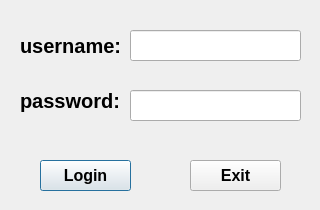
<?xml version="1.0" encoding="UTF-8"?>
<ui version="4.0">
 <class>LoginDialog</class>
 <widget class="QDialog" name="LoginDialog">
  <property name="geometry">
   <rect>
    <x>0</x>
    <y>0</y>
    <width>320</width>
    <height>210</height>
   </rect>
  </property>
  <property name="windowTitle">
   <string>Dialog</string>
  </property>
  <widget class="QLabel" name="user">
   <property name="geometry">
    <rect>
     <x>20</x>
     <y>20</y>
     <width>111</width>
     <height>51</height>
    </rect>
   </property>
   <property name="font">
    <font>
     <pointsize>15</pointsize>
     <weight>75</weight>
     <bold>true</bold>
    </font>
   </property>
   <property name="text">
    <string>username:</string>
   </property>
  </widget>
  <widget class="QLabel" name="pwd">
   <property name="geometry">
    <rect>
     <x>20</x>
     <y>80</y>
     <width>101</width>
     <height>41</height>
    </rect>
   </property>
   <property name="font">
    <font>
     <pointsize>15</pointsize>
     <weight>75</weight>
     <bold>true</bold>
    </font>
   </property>
   <property name="text">
    <string>password:</string>
   </property>
  </widget>
  <widget class="QPushButton" name="login">
   <property name="geometry">
    <rect>
     <x>40</x>
     <y>160</y>
     <width>91</width>
     <height>31</height>
    </rect>
   </property>
   <property name="font">
    <font>
     <pointsize>12</pointsize>
     <weight>75</weight>
     <bold>true</bold>
    </font>
   </property>
   <property name="text">
    <string>Login</string>
   </property>
  </widget>
  <widget class="QPushButton" name="exit">
   <property name="geometry">
    <rect>
     <x>190</x>
     <y>160</y>
     <width>91</width>
     <height>31</height>
    </rect>
   </property>
   <property name="font">
    <font>
     <pointsize>12</pointsize>
     <weight>75</weight>
     <bold>true</bold>
    </font>
   </property>
   <property name="text">
    <string>Exit</string>
   </property>
  </widget>
  <widget class="QLineEdit" name="pwdedit">
   <property name="geometry">
    <rect>
     <x>130</x>
     <y>90</y>
     <width>171</width>
     <height>31</height>
    </rect>
   </property>
   <property name="echoMode">
    <enum>QLineEdit::Password</enum>
   </property>
  </widget>
  <widget class="QLineEdit" name="usredit">
   <property name="geometry">
    <rect>
     <x>130</x>
     <y>30</y>
     <width>171</width>
     <height>31</height>
    </rect>
   </property>
  </widget>
 </widget>
 <resources/>
 <connections>
  <connection>
   <sender>exit</sender>
   <signal>clicked()</signal>
   <receiver>LoginDialog</receiver>
   <slot>close()</slot>
   <hints>
    <hint type="sourcelabel">
     <x>235</x>
     <y>175</y>
    </hint>
    <hint type="destinationlabel">
     <x>159</x>
     <y>119</y>
    </hint>
   </hints>
  </connection>
 </connections>
</ui>
